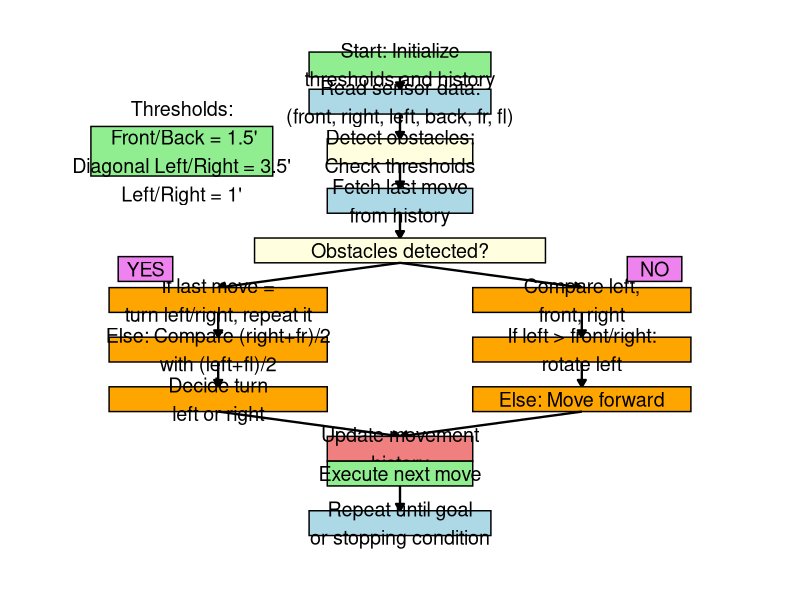
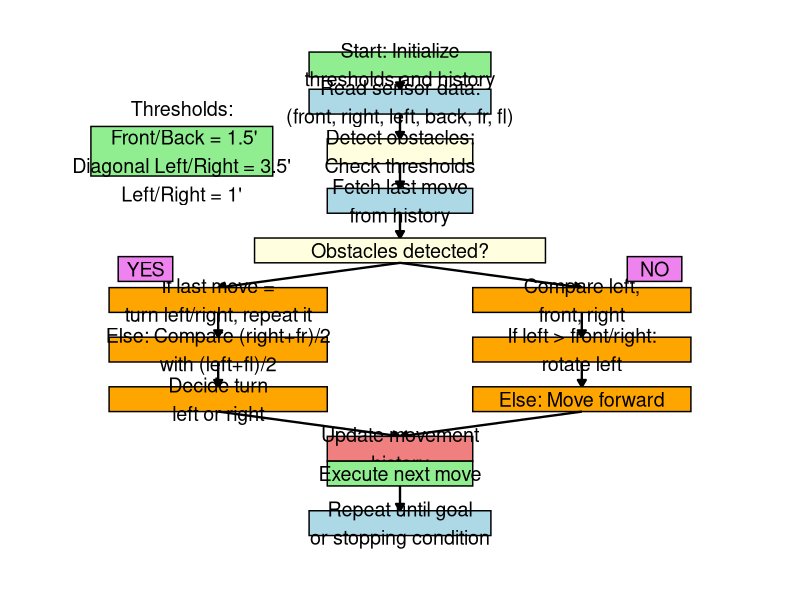
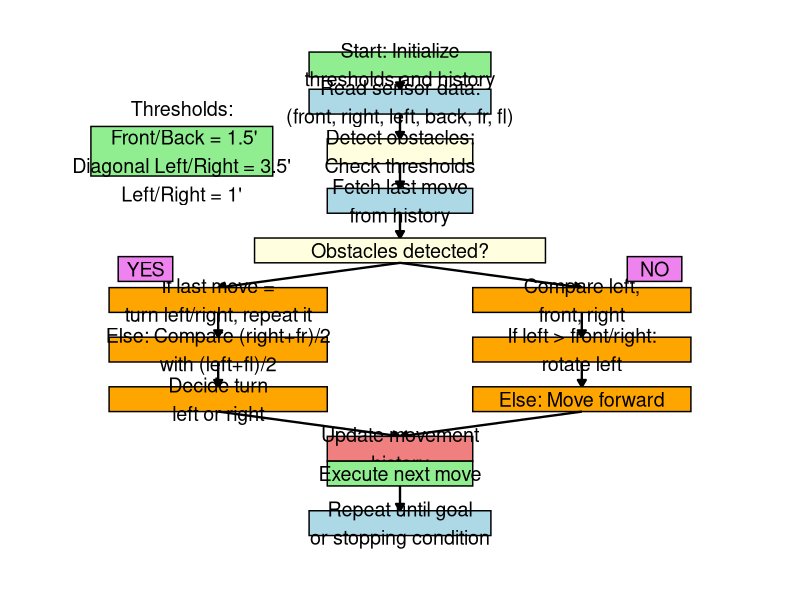

Write R code to recreate these figures, in order.
library(ggplot2)
library(grid)

# Create a base plot for the flowchart
plot_flowchart <- ggplot() + 
  xlim(0, 10) + 
  ylim(-4, 18) + 
  theme_void()

# Helper function to draw rectangles with text
draw_rectangle <- function(x, y, width, height, text, color) {
  plot_flowchart <<- plot_flowchart +
    annotate(
      "rect",
      xmin = x - width / 2,
      xmax = x + width / 2,
      ymin = y - height / 2,
      ymax = y + height / 2,
      fill = color,
      color = "black",
      size = 0.5
    ) +
    annotate(
      "text",
      x = x,
      y = y,
      label = text,
      size = 5,
      hjust = 0.5,
      vjust = 0.5
    )
}

# Helper function to draw arrows
draw_arrow <- function(x1, y1, x2, y2, color = "black") {
  plot_flowchart <<- plot_flowchart +
    geom_segment(
      aes(x = x1, y = y1, xend = x2, yend = y2),
      arrow = arrow(type = "closed", length = unit(0.2, "cm")),
      color = color,
      size = 0.8
    )
}

# Draw flowchart elements
draw_rectangle(5, 16.5, 2.5, 1, "Start: Initialize\nthresholds and history", "lightgreen")
draw_arrow(5, 16, 5, 15.5)
draw_rectangle(5, 15, 2.5, 1, "Read sensor data:\n(front, right, left, back, fr, fl)", "lightblue")
draw_arrow(5, 14.5, 5, 13.5)
draw_rectangle(5, 13, 2, 1, "Detect obstacles:\nCheck thresholds", "lightyellow")
draw_arrow(5, 12.5, 5, 11.5)
# Adding thresholds on the side 
draw_rectangle(2, 13, 2.5, 2, "Thresholds:\n Front/Back = 1.5'\nDiagonal Left/Right = 3.5'\nLeft/Right = 1'", "lightgreen")

draw_rectangle(5, 11, 2, 1, "Fetch last move\nfrom history", "lightblue")
draw_arrow(5, 10.5, 5, 9.5)

# Decision point for obstacles
draw_rectangle(5, 9, 4, 1, "Obstacles detected?", "lightyellow")
draw_arrow(5, 8.5, 2.5, 7.5)
draw_arrow(5, 8.5, 7.5, 7.5)

# If obstacles detected
draw_rectangle(2.5, 7, 3, 1, "If last move =\nturn left/right, repeat it", "orange")
draw_arrow(2.5, 6.5, 2.5, 5.5)
draw_rectangle(2.5, 5, 3, 1, "Else: Compare (right+fr)/2\nwith (left+fl)/2", "orange")
draw_arrow(2.5, 4.5, 2.5, 3.5)
draw_rectangle(2.5, 3, 3, 1, "Decide turn\nleft or right", "orange")
draw_arrow(2.5, 2.5, 5, 1.5)

# If no obstacles detected
draw_rectangle(7.5, 7, 3, 1, "Compare left,\nfront, right", "orange")
draw_arrow(7.5, 6.5, 7.5, 5.5)
draw_rectangle(7.5, 5, 3, 1, "If left > front/right:\nrotate left", "orange")
draw_arrow(7.5, 4.5, 7.5, 3.5)
draw_rectangle(7.5, 3, 3, 1, "Else: Move forward", "orange")
draw_arrow(7.5, 2.5, 5, 1.5)

# Add yes or no logic 
draw_rectangle(1.5, 8.25, 0.75, 1, "YES", "violet")
draw_rectangle(8.5, 8.25, 0.75, 1, "NO", "violet")
# Common path after decision
draw_rectangle(5, 1, 2, 1, "Update movement\nhistory", "lightcoral")
draw_arrow(5, 0.5, 5, 0)
draw_rectangle(5, 0, 2, 1, "Execute next move", "lightgreen")
draw_arrow(5, -0.5, 5, -1.5)
draw_rectangle(5, -2, 2.5, 1, "Repeat until goal\nor stopping condition", "lightblue")

# Plot the flowchart
plot_flowchart
# Print the flowchart
print(plot_flowchart)

# Save the plot as PNG
ggsave("flowchart_plot.png", plot = plot_flowchart, width = 10, height = 18, dpi = 300)

# Output message
cat("Flowchart saved as flowchart_plot.png")